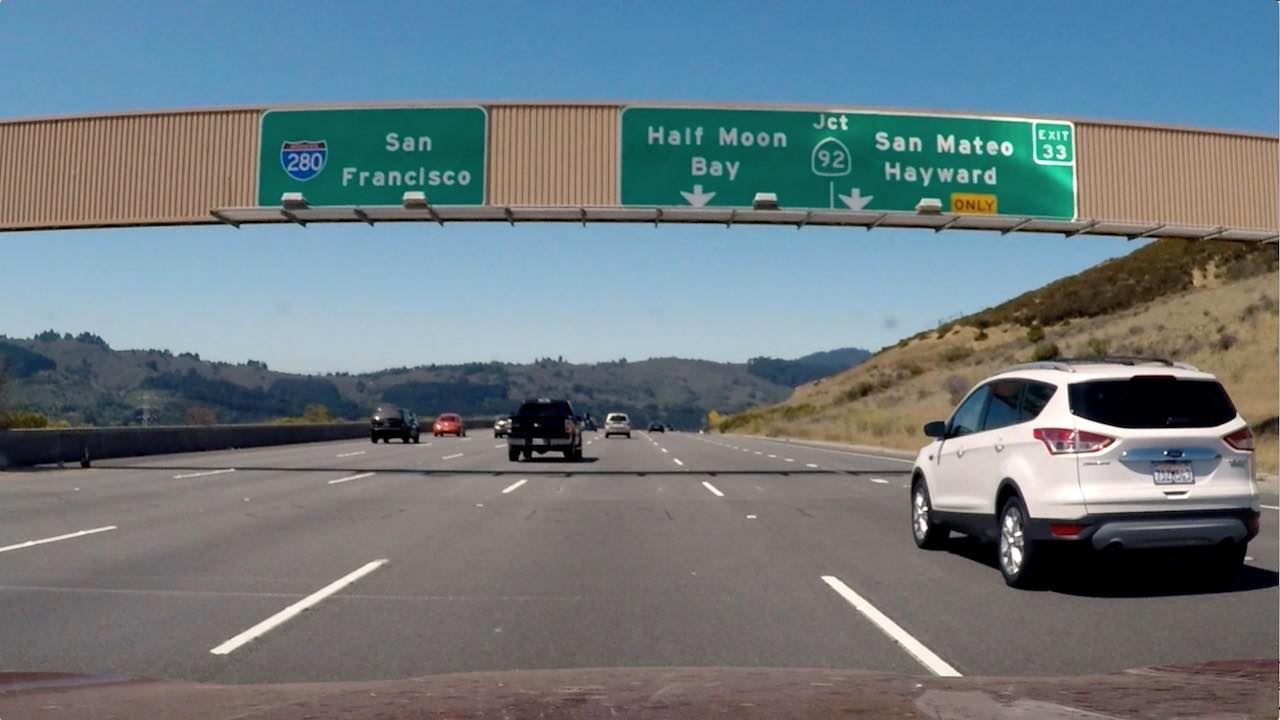
#> input picture Projects/autonomous_driving/UdacitySim/laneDetection/xyGrads.png, 1280 x 720 px; its folder holds only this picture in this run
$ python -i detection_utils.py   (imports and definitions only)   (older library calls are emulated)
#> lines starting #> are read from the running program, lines starting #| are printed output that depends on the picture
import cv2
import numpy as np
import pickle
import os


# [72 lines left out: functions updatePoints, drawRoIPoly, getSatThreshMask, getGRThreshMask, getHueThreshMask, not called in this run]


def getSobelGrads(grayImg, axis="xy", K=9):
    """
    Creates a binary mask of the absolute edges Sobel gradients from a grayscale image

    @param grayImg: Gray image formate np.ndarray
    @param axis: the axis to extract gradients over
    @param K: Sobel kernel size
    """
    if axis == "x":
        xGrads = cv2.Sobel(grayImg, cv2.CV_64F, 1, 0, ksize=K)
        absXSobel = np.absolute(xGrads)
        return absXSobel
    elif axis == "y":
        yGrads = cv2.Sobel(grayImg, cv2.CV_64F, 0, 1, ksize=K)
        absYSobel = np.absolute(yGrads)
        return absYSobel
    elif axis == "xy":
        xGrads = cv2.Sobel(grayImg, cv2.CV_64F, 1, 0, ksize=K)
        yGrads = cv2.Sobel(grayImg, cv2.CV_64F, 0, 1, ksize=K)
        absXSobel = np.absolute(xGrads)
        absYSobel = np.absolute(yGrads)
        return absXSobel, absYSobel


# [320 lines left out: functions getSobelMag, getSobelDir, getLaneMask, getinitialCenters, fitLaneLines, getLanePoints and 7 more, not called in this run]

>>> import cv2
>>> picture = cv2.imread('xyGrads.png', cv2.IMREAD_GRAYSCALE)
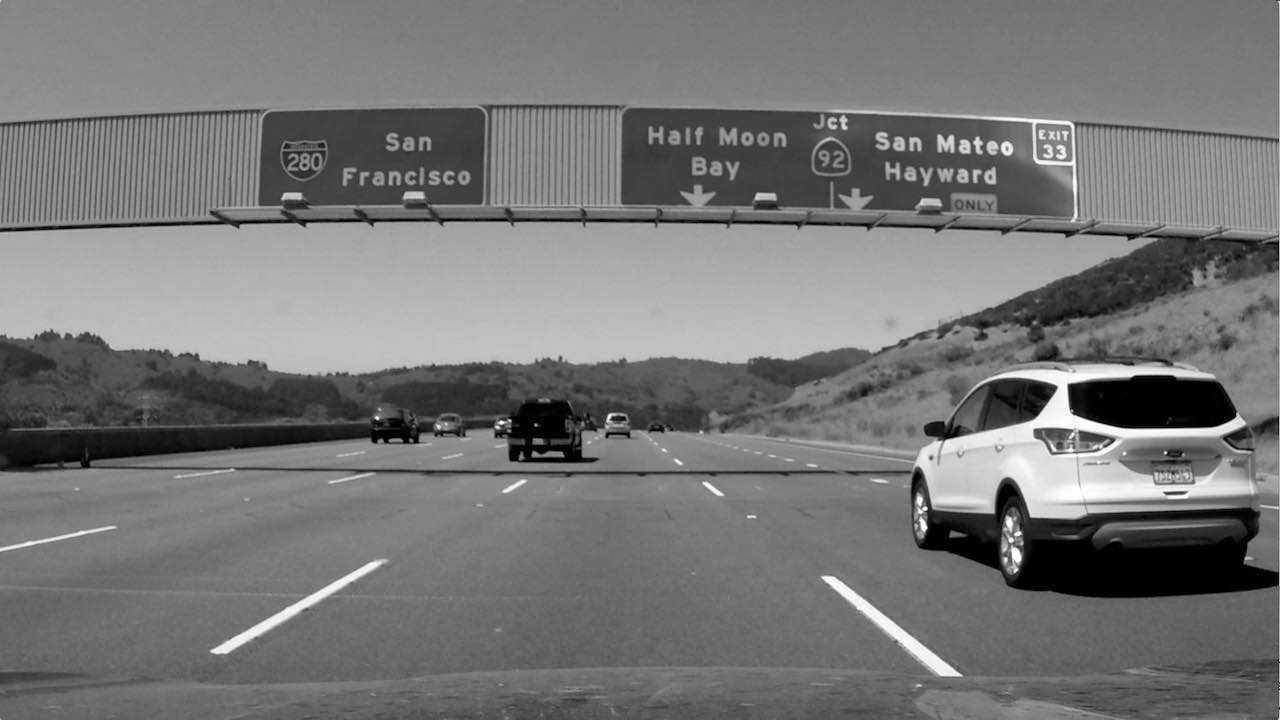
#> picture: shape (720, 1280); min 0, max 254, mean 118.1
>>> result = getSobelGrads(picture)
#> in getSobelGrads, `xGrads = cv2.Sobel(grayImg, cv2.CV_64F, 1, 0, ksize=K)`:
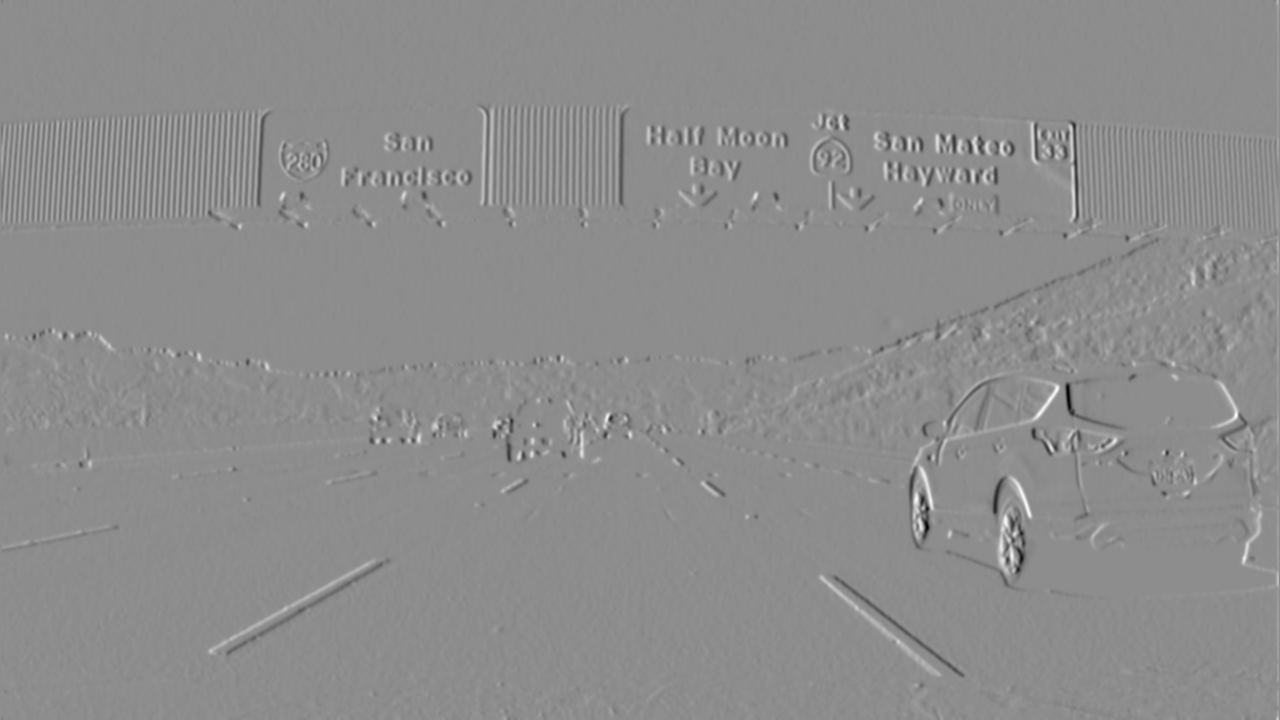
#> xGrads: shape (720, 1280) float64; min -1882644, max 1517674, mean 270.7; drawn with min black and max white
#> in getSobelGrads, `yGrads = cv2.Sobel(grayImg, cv2.CV_64F, 0, 1, ksize=K)`:
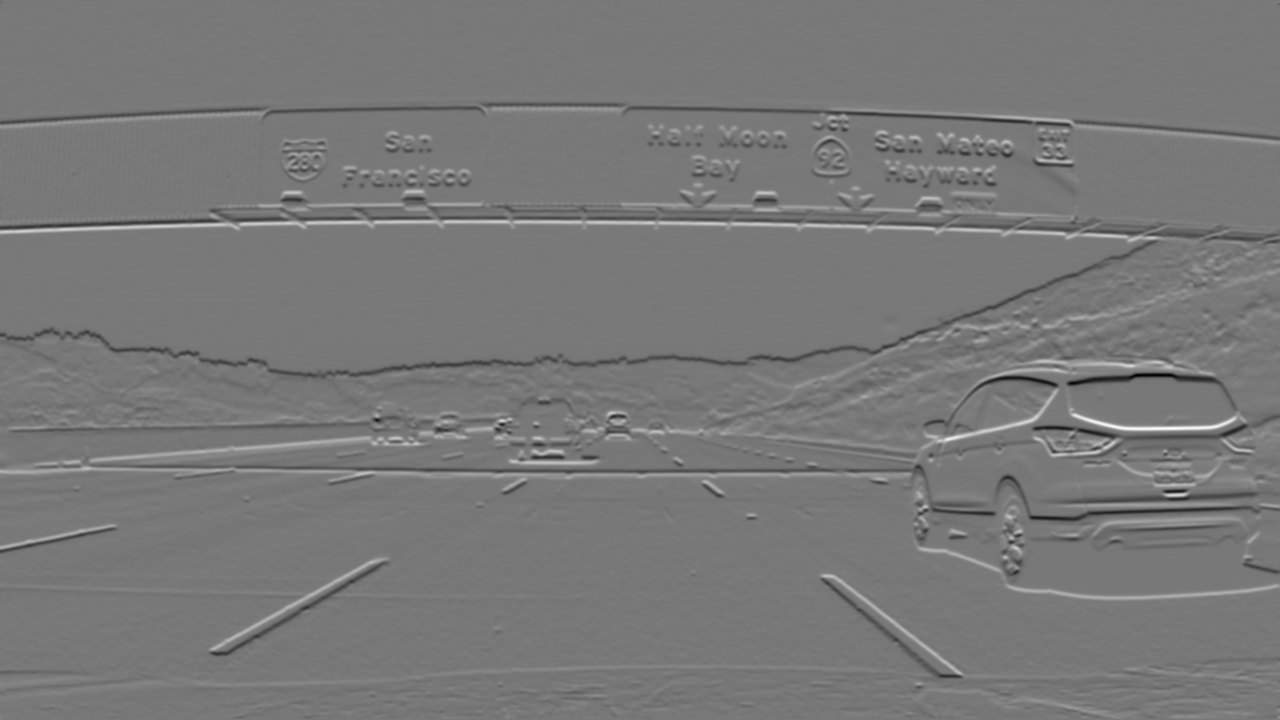
#> yGrads: shape (720, 1280) float64; min -1917281, max 2132253, mean -1086.8; drawn with min black and max white
#> in getSobelGrads, `absYSobel = np.absolute(yGrads)`:
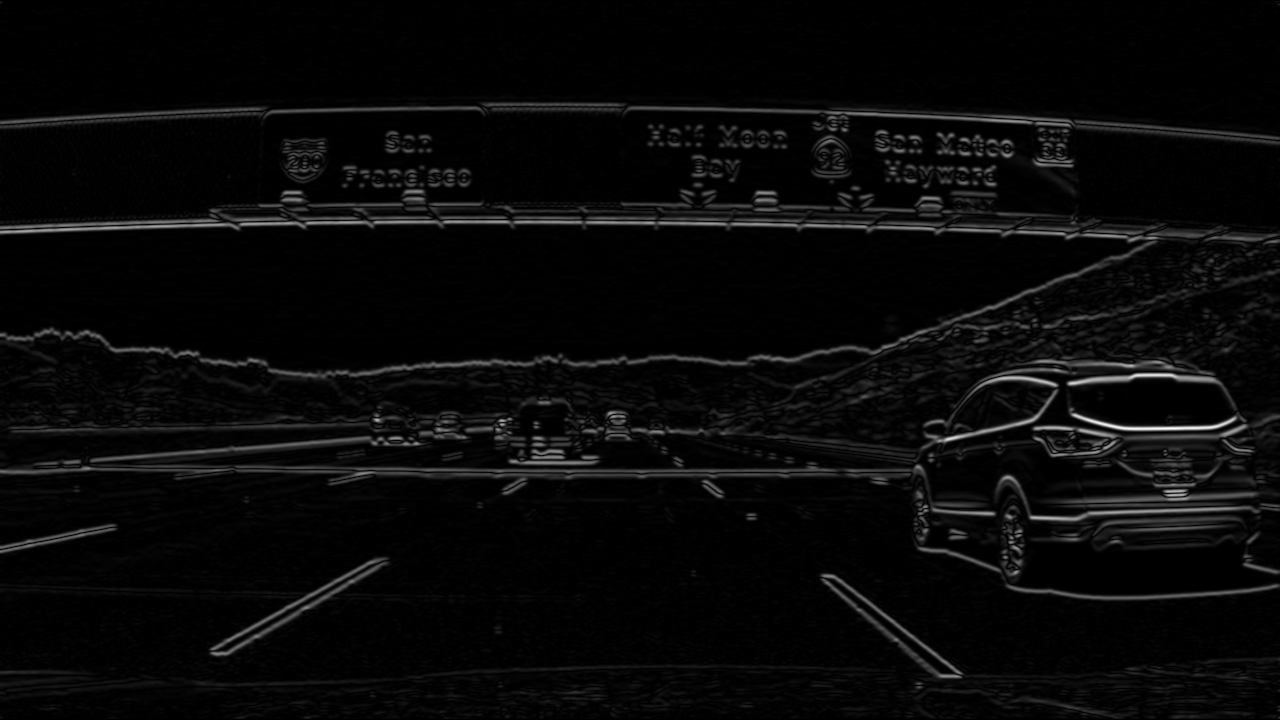
#> absYSobel: shape (720, 1280) float64; min 0, max 2132253, mean 77906.6; drawn with min black and max white
